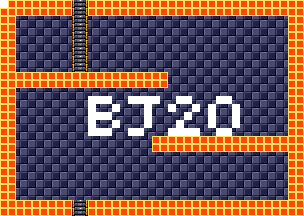

The image is a tile-based game level rendered from a .tmx file. Its description and source (layers, tilesets, objects; grid data summarised) follow:
An orthogonal 38x27 tile map with 8x8 px tiles, 4 tile layers (background, foreground, room numbers, Objects), 15 tilesets.

<map version="1.5" tiledversion="1.7.1" orientation="orthogonal" renderorder="right-down" width="38" height="27" tilewidth="8" tileheight="8" infinite="0" nextlayerid="11" nextobjectid="1">
 <tileset firstgid="1" source="tilesheets/tsKarniMata.tsx" />
 <tileset firstgid="1025" source="tilesheets/tsVoodooWasp.tsx" />
 <tileset firstgid="2049" source="tilesheets/tsBurial.tsx" />
 <tileset firstgid="3073" source="tilesheets/tsBlueTemple.tsx" />
 <tileset firstgid="4097" source="tilesheets/tsGoddess.tsx" />
 <tileset firstgid="5121" source="tilesheets/tsKonark.tsx" />
 <tileset firstgid="6145" name="sEnemies" tilewidth="8" tileheight="8" tilecount="1024" columns="32">
  <image source="../grapx/tilesheets/sObjects.bmp" trans="ff94ff" width="256" height="256" />
 </tileset>
 <tileset firstgid="7169" source="tilesheets/tsIceTemple.tsx" />
 <tileset firstgid="8193" source="tilesheets/tsLavaArea.tsx" />
 <tileset firstgid="9217" source="tilesheets/tsBossArea.tsx" />
 <tileset firstgid="10241" source="tilesheets/tsPegu.tsx" />
 <tileset firstgid="11265" source="tilesheets/sTiwanakuTemple.tsx" />
 <tileset firstgid="12289" source="tilesheets/sIndraTemple.tsx" />
 <tileset firstgid="13313" source="tilesheets/sTeleport.tsx" />
 <tileset firstgid="14337" source="tilesheets/sObjects.tsx" />
 <layer id="2" name="background" width="38" height="27">
  <data>[1026 cells, 1026 non-empty, 2 distinct tile ids]</data>
 </layer>
 <layer id="1" name="foreground" width="38" height="27">
  <data>[1026 cells, 330 non-empty, 3 distinct tile ids]</data>
 </layer>
 <layer id="7" name="room numbers" width="38" height="27">
  <data>[1026 cells, 43 non-empty, 1 distinct tile ids]</data>
 </layer>
 <layer id="10" name="Objects" width="38" height="27">
  <data>[1026 cells, 0 non-empty, 0 distinct tile ids]</data>
 </layer>
</map>
